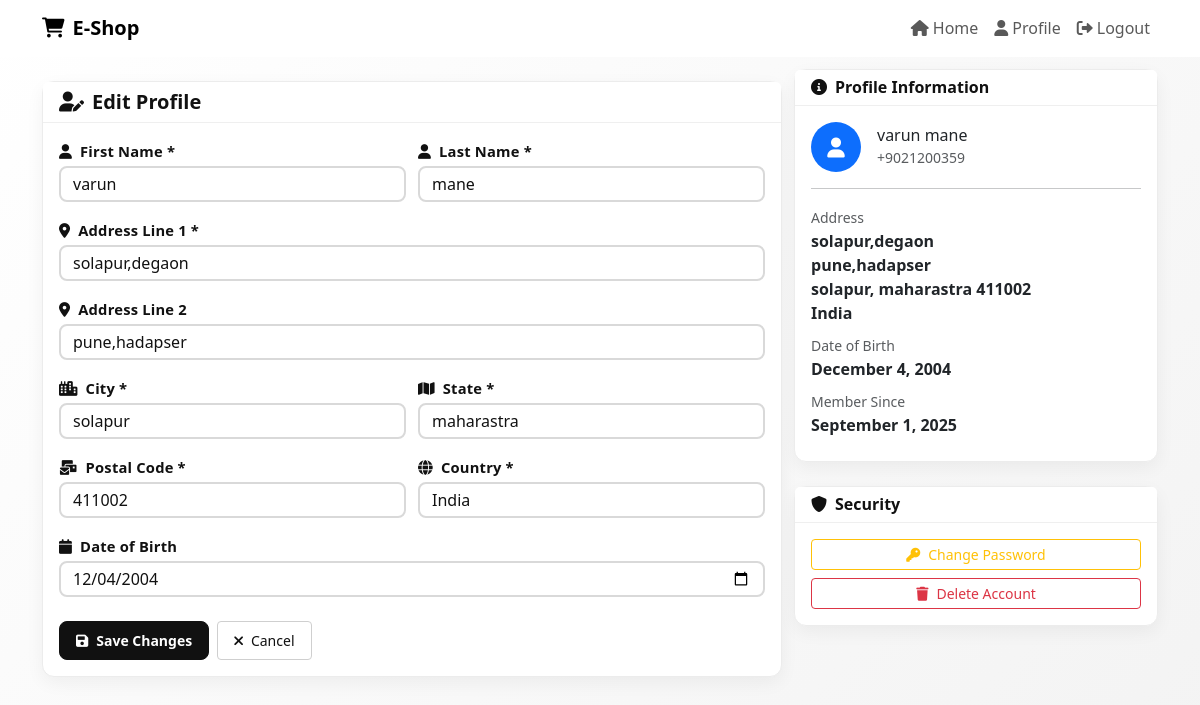
/auth/profile/ (signed in), run on the app's committed database.
### authapp/models.py (models this page shows, shortened)
class UserProfile(models.Model):
    user = models.OneToOneField(
        User,
        on_delete=models.CASCADE,
        related_name='profile'
    )
    first_name = models.CharField(max_length=50)
    last_name = models.CharField(max_length=50)
    address_line1 = models.CharField(max_length=255)
    address_line2 = models.CharField(max_length=255, blank=True, null=True)
    city = models.CharField(max_length=100)
    state = models.CharField(max_length=100)
    postal_code = models.CharField(max_length=20)
    country = models.CharField(max_length=100, default='India')
    date_of_birth = models.DateField(null=True, blank=True)
    profile_picture = models.ImageField(upload_to='profile_pics/', null=True, blank=True)
    created_at = models.DateTimeField(auto_now_add=True)
    updated_at = models.DateTimeField(auto_now=True)
    def get_full_name(self):
        return f"{self.first_name} {self.last_name}"
    class Meta:
        verbose_name = 'User Profile'
        verbose_name_plural = 'User Profiles'

class User(AbstractUser):
    username = models.CharField(
        max_length=150,
        unique=True,
        null=True,
        blank=True,
        help_text='Username (optional, can be left blank)'
    )
    mobile = models.CharField(
        max_length=15,
        unique=True,
        null=True,
        blank=True,
        validators=[
            RegexValidator(
                regex=r'^\+?1?\d{9,15}$',
                message='Mobile number must be entered in the format: +999999999. Up to 15 digits allowed.'
            )
        ],
        help_text='Mobile number (e.g., +1234567890)'
    )
    email = models.EmailField(
        unique=True,
        null=True,
        blank=True,
        help_text='Email address'
    )
    objects = UserManager()
    def get_identifier(self):
        return self.mobile or self.email
    class Meta:
        verbose_name = 'User'
        verbose_name_plural = 'Users'

### authapp/views.py (the view)
# urls.py: path('profile/', views.profile_view, name='profile'),
@login_required
def profile_view(request):
    user = request.user
    if not hasattr(user, 'profile'):
        messages.warning(request, 'Please complete your profile first')
        return redirect('authapp:profile_completion')
    if request.method == 'POST':
        form = ProfileCompletionForm(request.POST, instance=user.profile)
        if form.is_valid():
            form.save()
            user.first_name = user.profile.first_name
            user.last_name = user.profile.last_name
            user.save()
            messages.success(request, 'Profile updated successfully!')
            return redirect('authapp:profile')
    else:
        form = ProfileCompletionForm(instance=user.profile)
    context = {
        'form': form,
        'user': user,
        'profile': user.profile
    }
    return render(request, 'authapp/profile.html', context)

### templates/authapp/profile.html (shortened to what this page needs)
{% extends 'base.html' %}
{% block extra_css %}
{% load static %}
{% endblock %}
{% block content %}
<div class="row g-compact">
    <div class="col-lg-8 col-12">
        <div class="card">
            <div class="card-header">
                <h5 class="mb-0 fw-semibold"><i class="fas fa-user-edit me-2"></i>Edit Profile</h5>
            </div>
            <div class="card-body">
                <form method="post" novalidate>
                    <div class="row g-compact">
                        <div class="col-md-6 mb-3">
                            <label for="{{ form.first_name.id_for_label }}" class="form-label fw-semibold">
                                <i class="fas fa-user me-2"></i>First Name *
                            </label>
                            {{ form.first_name }}
                        </div>
                        <div class="col-md-6 mb-3">
                            <label for="{{ form.last_name.id_for_label }}" class="form-label fw-semibold">
                                <i class="fas fa-user me-2"></i>Last Name *
                            </label>
                            {{ form.last_name }}
                        </div>
                    </div>
                    <div class="mb-3">
                        <label for="{{ form.address_line1.id_for_label }}" class="form-label fw-semibold">
                            <i class="fas fa-map-marker-alt me-2"></i>Address Line 1 *
                        </label>
                        {{ form.address_line1 }}
                    </div>
                    <div class="mb-3">
                        <label for="{{ form.address_line2.id_for_label }}" class="form-label fw-semibold">
                            <i class="fas fa-map-marker-alt me-2"></i>Address Line 2
                        </label>
                        {{ form.address_line2 }}
                    </div>
                    <div class="row g-compact">
                        <div class="col-md-6 mb-3">
                            <label for="{{ form.city.id_for_label }}" class="form-label fw-semibold">
                                <i class="fas fa-city me-2"></i>City *
                            </label>
                            {{ form.city }}
                        </div>
                        <div class="col-md-6 mb-3">
                            <label for="{{ form.state.id_for_label }}" class="form-label fw-semibold">
                                <i class="fas fa-map me-2"></i>State *
                            </label>
                            {{ form.state }}
                        </div>
                    </div>
                    <div class="row g-compact">
                        <div class="col-md-6 mb-3">
                            <label for="{{ form.postal_code.id_for_label }}" class="form-label fw-semibold">
                                <i class="fas fa-mail-bulk me-2"></i>Postal Code *
                            </label>
                            {{ form.postal_code }}
                        </div>
                        <div class="col-md-6 mb-3">
                            <label for="{{ form.country.id_for_label }}" class="form-label fw-semibold">
                                <i class="fas fa-globe me-2"></i>Country *
                            </label>
                            {{ form.country }}
                        </div>
                    </div>
                    <div class="mb-4">
                        <label for="{{ form.date_of_birth.id_for_label }}" class="form-label fw-semibold">
                            <i class="fas fa-calendar me-2"></i>Date of Birth
                        </label>
                        {{ form.date_of_birth }}
                    </div>
                    <div class="d-flex gap-2">
                        <button type="submit" class="btn btn-primary btn-sm py-2 px-3">
                            <i class="fas fa-save me-2"></i>Save Changes
                        </button>
                        <a href="{% url 'authapp:home' %}" class="btn btn-outline-secondary btn-sm py-2 px-3">
                            <i class="fas fa-times me-2"></i>Cancel
                        </a>
                    </div>
                </form>
            </div>
        </div>
    </div>
    <div class="col-lg-4 col-12 mt-3 mt-lg-0">
        <div class="card mb-4">
            <div class="card-header">
                <h6 class="mb-0 fw-semibold">
                    <i class="fas fa-info-circle me-2"></i>Profile Information
                </h6>
            </div>
            <div class="card-body">
                <div class="d-flex align-items-center mb-3">
                    <div class="bg-primary rounded-circle d-flex align-items-center justify-content-center me-3" style="width: 50px; height: 50px;">
                        <i class="fas fa-user fa-lg text-white"></i>
                    </div>
                    <div>
                        <h6 class="mb-0">{{ profile.get_full_name }}</h6>
                        <small class="text-muted">{{ user.get_identifier }}</small>
                    </div>
                </div>
                <hr>
                <div class="mb-2">
                    <small class="text-muted">Address</small>
                    <div class="fw-semibold">{{ profile.address_line1 }}</div>
                    {% if profile.address_line2 %}
                        <div class="fw-semibold">{{ profile.address_line2 }}</div>
                    {% endif %}
                    <div class="fw-semibold">{{ profile.city }}, {{ profile.state }} {{ profile.postal_code }}</div>
                    <div class="fw-semibold">{{ profile.country }}</div>
                </div>
                {% if profile.date_of_birth %}
                <div class="mb-2">
                    <small class="text-muted">Date of Birth</small>
                    <div class="fw-semibold">{{ profile.date_of_birth|date:"F j, Y" }}</div>
                </div>
                {% endif %}
                <div class="mb-2">
                    <small class="text-muted">Member Since</small>
                    <div class="fw-semibold">{{ user.date_joined|date:"F j, Y" }}</div>
                </div>
            </div>
        </div>
        <div class="card">
            <div class="card-header">
                <h6 class="mb-0 fw-semibold">
                    <i class="fas fa-shield-alt me-2"></i>Security
                </h6>
            </div>
            <div class="card-body">
                <div class="d-grid gap-2">
                    <button class="btn btn-outline-warning btn-sm">
                        <i class="fas fa-key me-2"></i>Change Password
                    </button>
                    <button class="btn btn-outline-danger btn-sm">
                        <i class="fas fa-trash me-2"></i>Delete Account
                    </button>
                </div>
            </div>
        </div>
    </div>
</div>
{% endblock %}

### templates/base.html (shortened to what this page needs)
<!DOCTYPE html>
<html lang="en">
<head>
    <link href="https://cdn.jsdelivr.net/npm/bootstrap@5.3.0/dist/css/bootstrap.min.css" rel="stylesheet">
    <link href="https://cdnjs.cloudflare.com/ajax/libs/font-awesome/6.0.0/css/all.min.css" rel="stylesheet">
</head>
<body>
    {% if user.is_authenticated %}
    <nav class="navbar navbar-expand-lg navbar-light">
        <div class="container">
            <a class="navbar-brand fw-bold" href="{% url 'authapp:home' %}">
                <i class="fas fa-shopping-cart me-2"></i>E-Shop
            </a>
            <div class="collapse navbar-collapse" id="navbarNav">
                <ul class="navbar-nav ms-auto">
                    <li class="nav-item">
                        <a class="nav-link" href="{% url 'authapp:home' %}">
                            <i class="fas fa-home me-1"></i>Home
                        </a>
                    </li>
                    <li class="nav-item">
                        <a class="nav-link" href="{% url 'authapp:profile' %}">
                            <i class="fas fa-user me-1"></i>Profile
                        </a>
                    </li>
                    <li class="nav-item">
                        <a class="nav-link" href="{% url 'authapp:logout' %}">
                            <i class="fas fa-sign-out-alt me-1"></i>Logout
                        </a>
                    </li>
                </ul>
            </div>
        </div>
    </nav>
    {% endif %}
    <div class="container py-4">
        {% block content %}{% endblock %}
    </div>
</body>
</html>

### templates/base.html (style rules this page uses)
body { background: linear-gradient(135deg, #667eea 0%, #764ba2 100%); min-height: 100vh; font-family: 'Segoe UI', Tahoma, Geneva, Verdana, sans-serif; }
.form-control { border-radius: 10px; border: 2px solid #e9ecef; padding: 12px 15px; transition: all 0.3s ease; }
.btn-primary { background: linear-gradient(45deg, #eae666, #ffea05); border: none; border-radius: 10px; padding: 12px 30px; font-weight: 600; transition: all 0.3s ease; }
.navbar { background: rgba(255, 255, 255, 0.95) !important; backdrop-filter: blur(10px); border-bottom: 1px solid rgba(255, 255, 255, 0.2); }
.card { border: none; border-radius: 15px; box-shadow: 0 10px 30px rgba(0, 0, 0, 0.1); }

### templates/authapp/profile.html (style rules this page uses)
body { background: linear-gradient(135deg, #ffffff 0%, #f3f3f3 100%); }
.form-label { color: #111111; font-size: 0.92rem; margin-bottom: 4px; letter-spacing: .2px; }
.form-control { background-color: #ffffff; border-color: #d9d9d9; color: #111111; padding: 8px 12px; height: 36px; border-radius: 8px; transition: border-color 0.2s ease, box-shadow 0.2s ease, background-color 0.2s ease; }
.form-control::placeholder { color: #9a9a9a; }
.btn-primary { background: #111111 !important; border: 1px solid #111111 !important; border-radius: 8px; }
.btn-outline-secondary { color: #111111; border-color: #cfcfcf; }
.card { border: 1px solid #ececec; border-radius: 12px; box-shadow: 0 6px 18px rgba(0,0,0,0.05); }
.card-header { background: #ffffff !important; color: #111111; border-bottom: 1px solid #efefef; }
.card-body { padding: 16px; }
.row.g-compact { --bs-gutter-x: 0.75rem; --bs-gutter-y: 0.75rem; }

### data on the page
UserProfile: first_name "varun", last_name "mane", address_line1 "solapur,degaon", address_line2 "pune,hadapser", city "solapur", state "maharastra", postal_code "411002", country "India", date_of_birth "12/04/2004", get_full_name "varun mane", date_of_birth "December 4, 2004"
User: get_identifier "+9021200359", date_joined "September 1, 2025"
